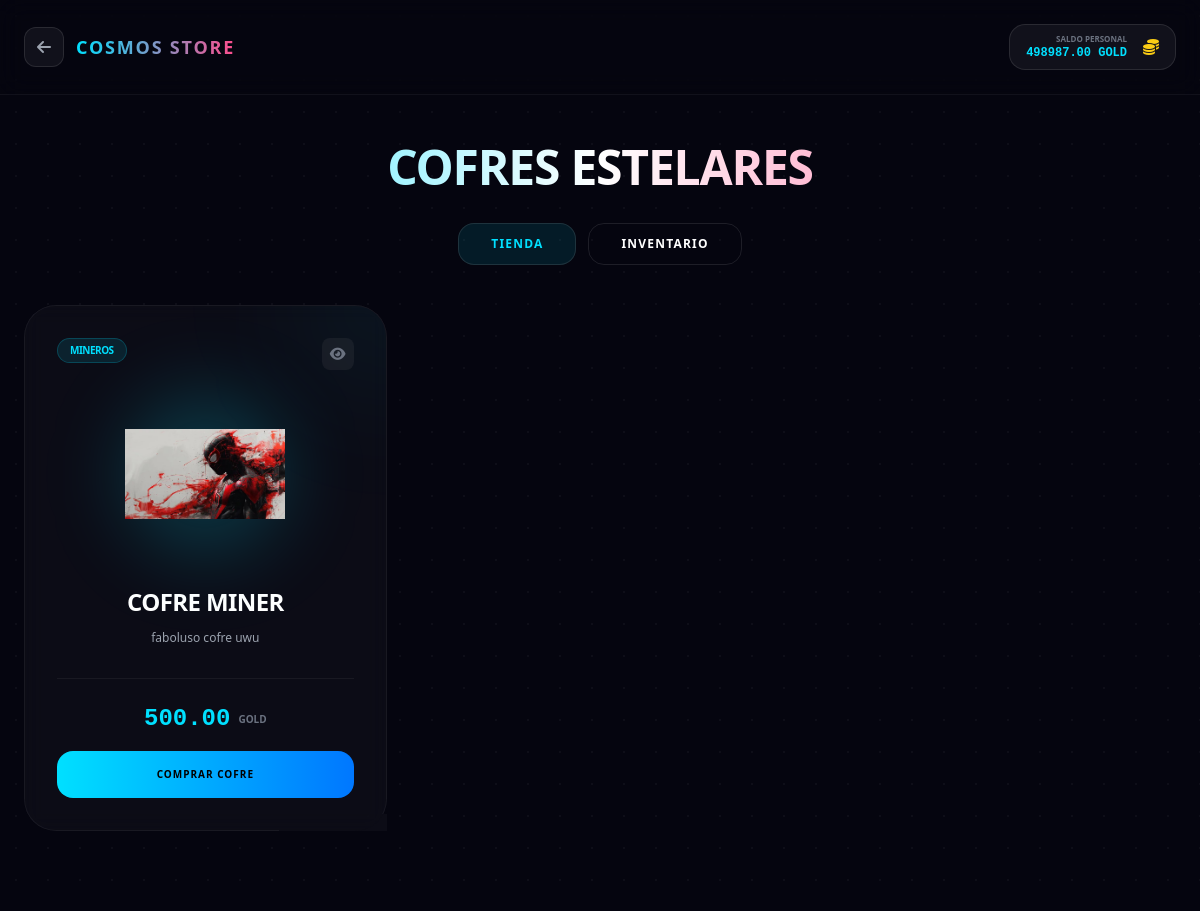
The app's page /chests/ (signed in) with its own data.
### game/models.py (models this page shows, shortened)
class Profile(models.Model):
    user = models.OneToOneField(settings.AUTH_USER_MODEL, on_delete=models.CASCADE)
    wallet_metamask_bsc = models.CharField(max_length=255,null=True,blank=True, unique=True)
    cosmos_gold = models.DecimalField(max_digits=12, decimal_places=2, default=Decimal('0.00'))
    created_at = models.DateTimeField(auto_now_add=True)

### game/models_cofres.py (models this page shows, shortened)
class Chest(models.Model):
    name = models.CharField(max_length=100)
    description = models.TextField()
    image = models.ImageField(upload_to="chests/", help_text="Imagen o GIF del cofre")
    price = models.DecimalField(max_digits=12, decimal_places=2, validators=[MinValueValidator(Decimal('0.00'))])
    is_in_store = models.BooleanField(default=True, verbose_name="¿Aparece en tienda?")
    category = models.ForeignKey(ChestCategory, on_delete=models.SET_NULL, null=True, related_name="chests")
    rewards_per_open = models.PositiveIntegerField(default=1, help_text="Número de recompensas por cada apertura de cofre")
    created_at = models.DateTimeField(auto_now_add=True)
    updated_at = models.DateTimeField(auto_now=True)
    class Meta:
        verbose_name = "Cofre"
        verbose_name_plural = "Cofres"

class ChestCategory(models.Model):
    name = models.CharField(max_length=100, unique=True)
    description = models.TextField(blank=True, null=True)
    class Meta:
        verbose_name = "Categoría de Cofre"
        verbose_name_plural = "Categorías de Cofres"

### game/views.py (the view)
# urls.py: path("chests/", chests_public_view, name="chests_public"),
@login_required
def chests_public_view(request):
    chests = Chest.objects.filter(is_in_store=True).select_related("category").prefetch_related("rewards")
    profile, _ = Profile.objects.get_or_create(user=request.user)
    user_chests = UserChest.objects.filter(owner=profile, opened=False).select_related("chest")
    return render(request, "game/chests_public.html", {
        "chests": chests,
        "user_chests": user_chests,
        "profile": profile
    })

### game/models_cofres.py (called while the page is built)
    @property
    def item_name(self):
        if self.miner_reward: return self.miner_reward.name
        if self.transport_reward: return self.transport_reward.name
        if self.tool_reward: return self.tool_reward.name
        return "Desconocido"

### game/templates/game/chests_public.html (shortened to what this page needs)
<!DOCTYPE html>
<html lang="es">
<head>
  <script src="https://cdn.tailwindcss.com"></script>
  <link rel="stylesheet" href="https://cdnjs.cloudflare.com/ajax/libs/font-awesome/6.4.0/css/all.min.css">
</head>
<body class="min-h-screen bg-space text-white overflow-x-hidden relative pb-20">
  <div class="fixed inset-0 z-0 opacity-40">
    <div
      class="absolute inset-0 bg-[radial-gradient(circle,_rgba(255,255,255,0.1)_1px,_transparent_1px)] bg-[size:32px_32px]">
    </div>
  </div>
  <header class="relative z-10 px-6 py-6 border-b border-white/5 backdrop-blur-md">
    <div class="max-w-7xl mx-auto flex items-center justify-between">
      <a href="/home/" class="flex items-center gap-3 group">
        <div
          class="w-10 h-10 rounded-xl bg-white/5 flex items-center justify-center border border-white/10 group-hover:border-accent group-hover:bg-accent/10 transition-all">
          <i class="fas fa-arrow-left text-gray-400 group-hover:text-accent"></i>
        </div>
        <span
          class="font-extrabold tracking-widest text-lg bg-gradient-to-r from-accent to-pink bg-clip-text text-transparent uppercase tracking-tighter">Cosmos
          Store</span>
      </a>
      <div class="flex items-center gap-4 bg-white/5 border border-white/10 px-4 py-2 rounded-2xl">
        <div class="text-right">
          <p class="text-[8px] uppercase text-gray-500 font-bold">Saldo Personal</p>
          <p id="userGold" class="text-xs font-mono font-black text-accent">{{ profile.cosmos_gold }} GOLD</p>
        </div>
        <i class="fas fa-coins text-yellow-400"></i>
      </div>
    </div>
  </header>
  <main class="relative z-10 max-w-7xl mx-auto px-6 mt-12">
    <div class="text-center mb-10">
      <h1
        class="text-5xl font-black mb-4 bg-gradient-to-r from-accent via-white to-pink bg-clip-text text-transparent uppercase tracking-tight">
        Cofres Estelares</h1>
      <div class="flex items-center justify-center gap-3 mt-8">
        <button onclick="switchTab('store')" id="tab-store"
          class="px-8 py-3 rounded-2xl border border-white/10 font-black text-xs uppercase tracking-widest transition-all tab-active">
          Tienda
        </button>
        <button onclick="switchTab('inventory')" id="tab-inventory"
          class="px-8 py-3 rounded-2xl border border-white/10 font-black text-xs uppercase tracking-widest transition-all relative">
          Inventario
        </button>
      </div>
    </div>
    <section id="section-store" class="tab-content">
      {% if chests %}
      <div class="grid gap-8 sm:grid-cols-2 lg:grid-cols-3 xl:grid-cols-4">
        {% for c in chests %}
        <div
          class="glass-card rounded-[32px] p-8 group hover:border-accent/40 transition-all duration-500 hover:-translate-y-3 relative overflow-hidden flex flex-col h-full">
          <div
            class="absolute -top-24 -right-24 w-48 h-48 bg-accent/5 rounded-full blur-3xl group-hover:bg-accent/15 transition-colors">
          </div>
          <div class="relative z-10 flex flex-col h-full">
            <div class="flex justify-between items-start mb-6">
              <span
                class="text-[10px] font-black bg-accent/10 border border-accent/20 px-3 py-1 rounded-full text-accent uppercase tracking-tighter">
                {{ c.category.name }}
              </span>
              <button
                class="btn-info w-8 h-8 rounded-lg bg-white/5 flex items-center justify-center text-gray-500 hover:text-accent hover:bg-white/10 transition-all"
                data-name="{{ c.name }}" data-desc="{{ c.description }}"
                data-rewards="{% for r in c.rewards.all %}{{ r.item_name }} ({{ r.display_probability }}%){% if not forloop.last %}|{% endif %}{% endfor %}">
                <i class="fas fa-eye text-sm pointer-events-none"></i>
              </button>
            </div>
            <div class="mb-8 flex-1 flex flex-col items-center">
              <div class="relative">
                {% if c.image %}
                <img src="{{ c.image.url }}" alt="{{ c.name }}"
                  class="relative w-40 h-40 object-contain animate-float group-hover:scale-110 transition-transform duration-700">
                {% else %}
                <div
                  class="relative w-40 h-40 rounded-full bg-white/5 flex items-center justify-center border border-white/10">
                  <i class="fas fa-box-open text-6xl text-accent/20"></i>
                </div>
                {% endif %}
              </div>
              <h3
                class="mt-8 font-black text-2xl group-hover:text-accent transition-colors text-center uppercase tracking-tight">{{ c.name }}</h3>
              <p class="mt-3 text-xs text-gray-400 text-center line-clamp-2">{{ c.description }}</p>
            </div>
            <div class="mt-auto pt-6 border-t border-white/5 text-center">
              <div class="flex items-center justify-center gap-2 mb-4">
                <span class="text-2xl font-mono font-black text-accent">{{ c.price }}</span>
                <span class="text-[10px] text-gray-500 uppercase font-bold">GOLD</span>
              </div>
              <button
                class="btn-buy w-full py-4 rounded-2xl bg-gradient-to-r from-accent to-blueglow text-black font-black uppercase text-[10px] tracking-widest hover:brightness-110 active:scale-[0.98] transition-all"
                data-id="{{ c.id }}" data-name="{{ c.name }}" data-price="{{ c.price }}">
                Comprar Cofre
              </button>
            </div>
          </div>
        </div>
        {% endfor %}
      </div>
      {% endif %}
    </section>
  </main>
</body>
</html>

### game/templates/game/chests_public.html (style rules this page uses)
.glass-card { background: rgba(255, 255, 255, 0.03); backdrop-filter: blur(10px); border: 1px solid rgba(255, 255, 255, 0.05); }
.animate-float { animation: float 4s ease-in-out infinite; }
.tab-active { background: rgba(0, 224, 255, 0.1); border-color: #00e0ff; color: #00e0ff; }

### records on screen
Profile: cosmos_gold "498987.00"
Chest: category.name "MINEROS", image (picture), name "COFRE MINER", description "faboluso cofre uwu", price "500.00"
